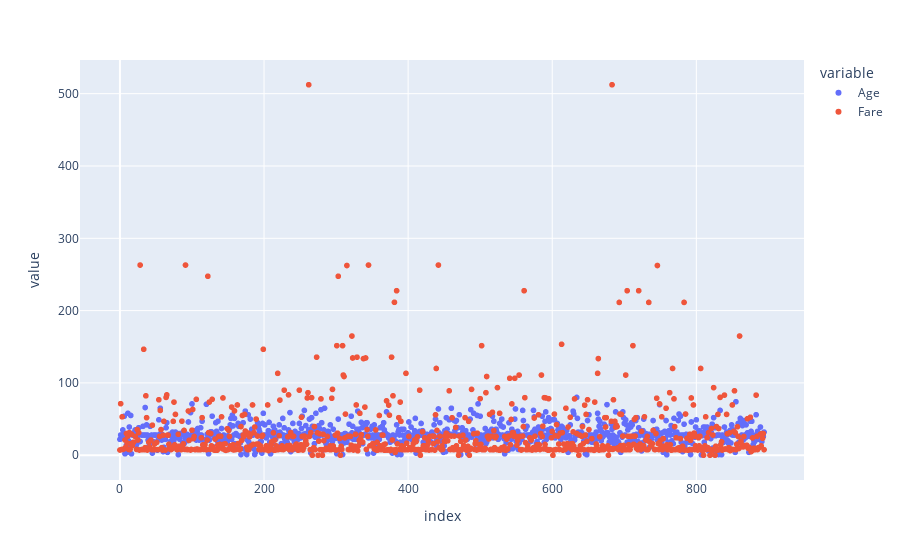

The notebook cell saved with this chart:
### Code cell
import matplotlib.pyplot as plt
df_max_scaled = df[['Age','Fare']].copy()

df_max_scaled.plot.scatter(x = df_max_scaled.index,y = df_max_scaled.columns.tolist(),backend='plotly')

### Figure 1 — Plotly figure (JSON) as saved in the notebook; plotly's stock layout.template omitted (floating-point values rounded to 4 significant figures; data arrays with more than 128 entries replaced by an {"elided": "..."} marker saying what was removed)
{"data": [{"hovertemplate": "variable=Age<br>index=%{x}<br>value=%{y}<extra></extra>", "legendgroup": "Age", "marker": {"color": "#636efa", "symbol": "circle"}, "mode": "markers", "name": "Age", "showlegend": true, "type": "scattergl", "x": {"elided": "891 int values"}, "xaxis": "x", "y": {"elided": "891 float values"}, "yaxis": "y"}, {"hovertemplate": "variable=Fare<br>index=%{x}<br>value=%{y}<extra></extra>", "legendgroup": "Fare", "marker": {"color": "#EF553B", "symbol": "circle"}, "mode": "markers", "name": "Fare", "showlegend": true, "type": "scattergl", "x": {"elided": "891 int values"}, "xaxis": "x", "y": {"elided": "891 float values"}, "yaxis": "y"}], "layout": {"legend": {"title": {"text": "variable"}, "tracegroupgap": 0}, "margin": {"t": 60}, "xaxis": {"anchor": "y", "domain": [0, 1], "title": {"text": "index"}}, "yaxis": {"anchor": "x", "domain": [0, 1], "title": {"text": "value"}}}}
